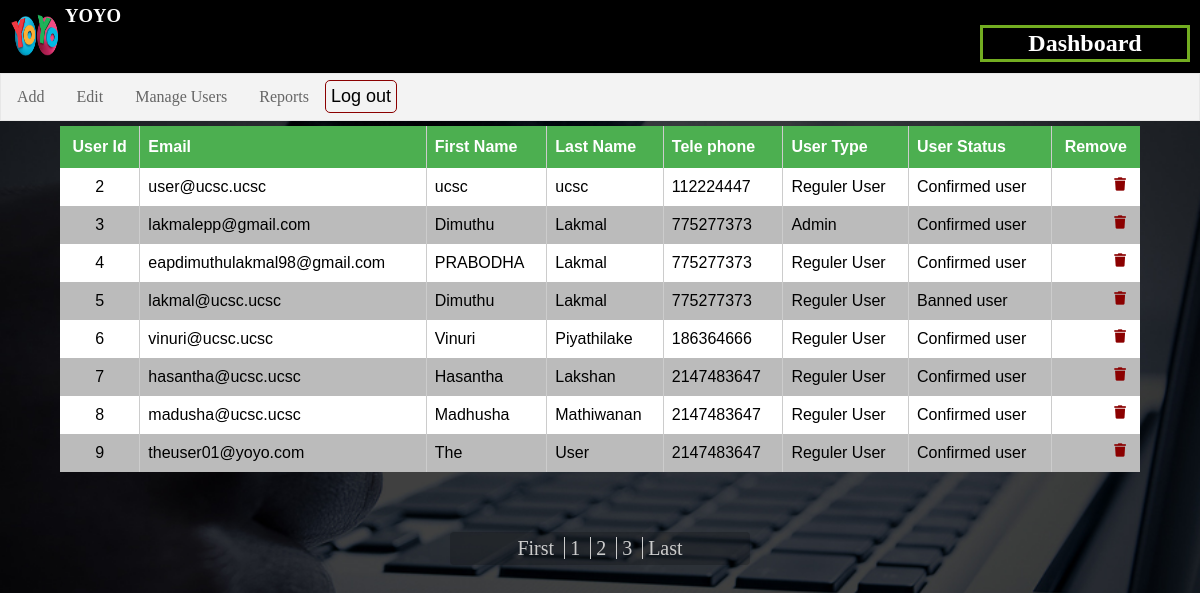
Page /admin/manage-user.php?l=1 (signed in) on the committed database.
### tables this page shows
CREATE TABLE `user` (
  `userId` int(11) NOT NULL,
  `email` varchar(255) NOT NULL,
  `fName` varchar(255) NOT NULL,
  `lName` varchar(255) NOT NULL,
  `tp` int(10) NOT NULL,
  `password` varchar(255) NOT NULL,
  `status` tinyint(1) NOT NULL,
  `type` tinyint(1) NOT NULL
);

### admin/manage-user.php (the view, shortened to what this page needs)
<?php require_once("include/top.php"); ?>
	<div class="main">
		<table nae="user" id="user" align="center">
			<tr>
				<th>User Id</th>
				<th>Email</th>
				<th>First Name</th>
				<th>Last Name</th>
				<th>Tele phone</th>
				<th>User Type</th>
				<th>User Status</th>
				<th>Remove</th>
			</tr>
		<?php
			if (isset($_GET['l'])) {
				$limit = $_GET['l'];
			}else if (!isset($limit)) {
				$limit = 0;
			}
			$sql = "SELECT * FROM user LIMIT {$limit}, " . ($limit + 15) . " ;";
			$query = $conn->query($sql);
			while ($result = $query->fetch_assoc()) {
				echo "<tr>";
				echo "<td>{$result['userId']}</td>";
				echo "<td>{$result['email']}</td>";
				echo "<td>{$result['fName']}</td>";
				echo "<td>{$result['lName']}</td>";
				echo "<td>{$result['tp']}</td>";
				switch ($result['type']) {
					case 0:
						echo "<td>Admin</td>";
						break;
					default:
						echo "<td>Reguler User</td>";
						break;
				}
				switch ($result['status']) {
					case 1:
						echo "<td>Confirmed user</td>";
						break;
					case 2:
						echo "<td>Banned user</td>";
						break;
				}
				echo "<td><form method='post'><button type='submit' name='delete' value='{$result['userId']}'><i class='fas fa-trash'></i></button></form></td>";
				echo "</tr>";
			}
		 ?>
		</table>
		<div class="table-navigation">
			<div>
				<?php
					$sql = "SELECT COUNT(userId) FROM user;";
					$query = ($conn->query($sql))->fetch_array();
				 ?>
				<a href="<?php echo $_SERVER['PHP_SELF']  . '?l=0'; ?>"><span>First</span></a>
				<?php if($limit > 0) {echo "<a href='{$_SERVER['PHP_SELF']}?l=" . $limit . "'><span>" . $limit . "</span></a>";} ?>
				<a href="<?php echo $_SERVER['PHP_SELF']  . '?l=' . ($limit + 1); ?>"><span><?php echo $limit + 1; ?></span></a>
				<?php if($query[0] > $limit + 2) {echo "<a href='{$_SERVER['PHP_SELF']}?l=" . ($limit + 2). "'><span>" . ($limit + 2) . "</span></a>";} ?>
				<a href="<?php echo $_SERVER['PHP_SELF']  . '?l=' . $query[0]; ?>"><span>Last</span></a>
			</div>
		</div>
	</div>
<?php require_once("include/bottom.php"); ?>

### admin/css/admin.css (style rules this page uses)
html, body { height: 100%; }
body { margin: 0; padding: 0; background-image: url("../../img/bg.jpg"); background-repeat: no-repeat; background-size: cover; }
form { transition: 0.4s; }
.content > form > label, input, button { display: block; margin : 0 auto; margin-bottom: 5px; }
table { font-family: "Trebuchet MS", Arial, Helvetica, sans-serif; border-collapse: collapse; width: 90%; margin-top: 5px; }
table td, table th { padding: 8px; border-left: 1px solid #ccc; }
table td:first-child { border: none; text-align: center; }
table th:first-child { border: none; text-align: center; }
table td:last-child { text-align: center; }
table th:last-child { text-align: center; }
table tr:nth-child(even) { background-color: #fff; }
table tr:nth-child(odd) { background-color: #bbb; }
table th { padding-top: 12px; padding-bottom: 12px; text-align: left; background-color: #4CAF50; color: white; }
td form > button { border: none; background-color: transparent; color: darkred; cursor: pointer; }
.table-navigation div { text-align: center; font-size: 20px; background-color: rgba(0,0,0,0.2); padding: 5px 0; margin: 5% auto 0 auto; width: 25%; border-radius: 4px; }
.table-navigation div > a { border-left: solid 1px #ccc; padding: 0 5px; text-decoration: none; color: #ccc; transition: 0.5s; }
.table-navigation div > a:first-child { border: none; }
td > form { float: left; float: right; }
td > form > button { outline: none; }

### rows in the picture
user: userId "2", email "user@ucsc.ucsc", fName "ucsc", lName "ucsc", tp "112224447", type "Reguler User", status "Confirmed user"
user: userId "3", email "lakmalepp@gmail.com", fName "Dimuthu", lName "Lakmal", tp "775277373", type "Admin", status "Confirmed user"
user: userId "4", email "eapdimuthulakmal98@gmail.com", fName "PRABODHA", lName "Lakmal", tp "775277373", type "Reguler User", status "Confirmed user"
user: userId "5", email "lakmal@ucsc.ucsc", fName "Dimuthu", lName "Lakmal", tp "775277373", type "Reguler User", status "Banned user"
user: userId "6", email "vinuri@ucsc.ucsc", fName "Vinuri", lName "Piyathilake", tp "186364666", type "Reguler User", status "Confirmed user"
user: userId "7", email "hasantha@ucsc.ucsc", fName "Hasantha", lName "Lakshan", tp "2147483647", type "Reguler User", status "Confirmed user"
user: userId "8", email "madusha@ucsc.ucsc", fName "Madhusha", lName "Mathiwanan", tp "2147483647", type "Reguler User", status "Confirmed user"
user: userId "9", email "theuser01@yoyo.com", fName "The", lName "User", tp "2147483647", type "Reguler User", status "Confirmed user"

### other values in the picture
$limit "1"
$limit + 1 "2"
$limit + 2 "3"
